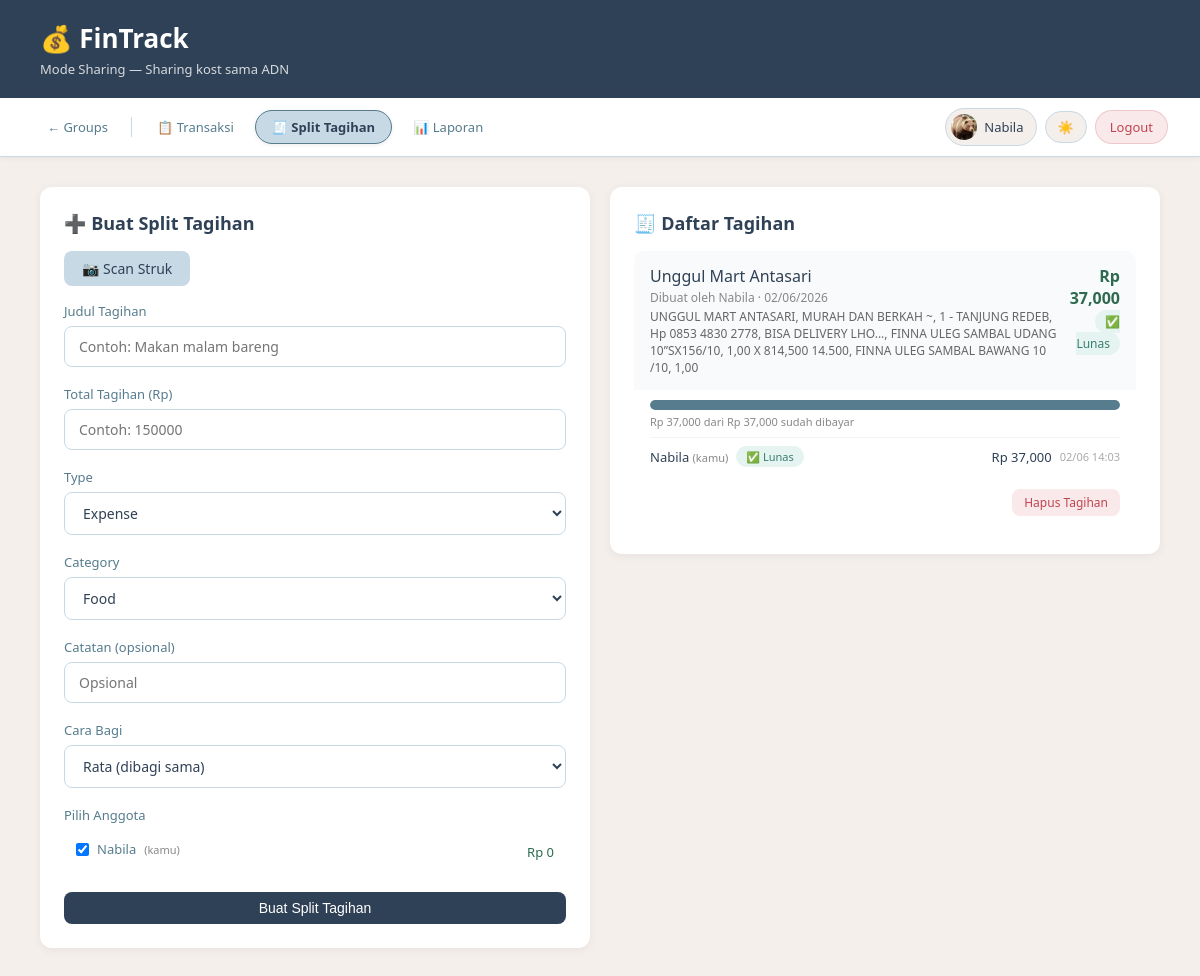
The app's page /groups/1/split (signed in), older data.
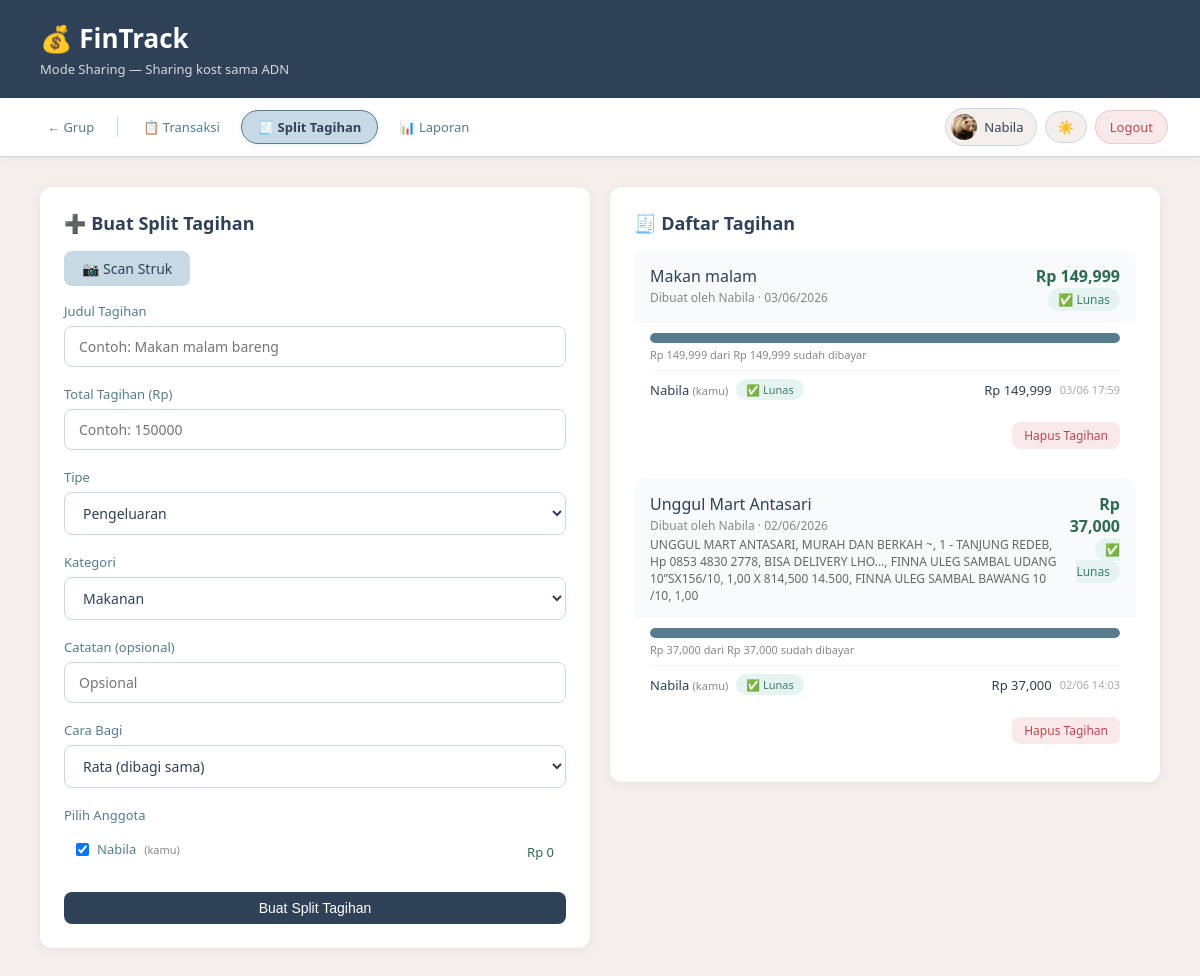
The same page, newer data.
### app.py (models this page shows)
class GroupMember(db.Model):
    id        = db.Column(db.Integer, primary_key=True)
    group_id  = db.Column(db.Integer, db.ForeignKey('group.id'), nullable=False)
    user_id   = db.Column(db.Integer, db.ForeignKey('user.id'),  nullable=False)
    role      = db.Column(db.String(10), default='member')  # admin / member
    joined_at = db.Column(db.DateTime,  default=datetime.utcnow)
    user      = db.relationship('User', backref='group_memberships')

class User(UserMixin, db.Model):
    id           = db.Column(db.Integer, primary_key=True)
    name         = db.Column(db.String(100), nullable=False)
    email        = db.Column(db.String(100), unique=True, nullable=False)
    password     = db.Column(db.String(200), nullable=False)
    photo        = db.Column(db.String(200), nullable=True)
    language     = db.Column(db.String(5),  default='id')
    theme        = db.Column(db.String(10), default='light')
    notif_popup  = db.Column(db.Boolean,    default=True)
    timezone     = db.Column(db.String(50), default='Asia/Jakarta')
    created_at   = db.Column(db.DateTime,   default=datetime.utcnow)
    transactions = db.relationship('Transaction', backref='user', lazy=True)

class SplitBill(db.Model):
    id           = db.Column(db.Integer, primary_key=True)
    group_id     = db.Column(db.Integer, db.ForeignKey('group.id'),  nullable=False)
    created_by   = db.Column(db.Integer, db.ForeignKey('user.id'),   nullable=False)
    title        = db.Column(db.String(100), nullable=False)
    total_amount = db.Column(db.Float,       nullable=False)
    note         = db.Column(db.String(200), nullable=True)
    created_at   = db.Column(db.DateTime,    default=datetime.utcnow)
    splits       = db.relationship('SplitDetail', backref='bill', lazy=True)
    creator      = db.relationship('User', backref='split_bills')

class SplitDetail(db.Model):
    id      = db.Column(db.Integer, primary_key=True)
    bill_id = db.Column(db.Integer, db.ForeignKey('split_bill.id'), nullable=False)
    user_id = db.Column(db.Integer, db.ForeignKey('user.id'),       nullable=False)
    amount  = db.Column(db.Float,   nullable=False)
    is_paid = db.Column(db.Boolean, default=False)
    paid_at = db.Column(db.DateTime, nullable=True)
    user    = db.relationship('User', backref='split_details')

### app.py (the view)
@app.route('/groups/<int:group_id>/split')
@login_required
def split_list(group_id):
    group  = Group.query.get_or_404(group_id)
    member = GroupMember.query.filter_by(group_id=group_id, user_id=current_user.id).first()
    if not member:
        flash('Kamu bukan anggota grup ini!', 'danger')
        return redirect(url_for('groups'))
    bills   = SplitBill.query.filter_by(group_id=group_id)\
                       .order_by(SplitBill.created_at.desc()).all()
    members = GroupMember.query.filter_by(group_id=group_id).all()
    return render_template('split_bill.html', group=group, bills=bills,
                           members=members, current_user=current_user)

### app.py (called while the page is built)
@login_manager.user_loader
def load_user(user_id):
    return User.query.get(int(user_id))

@app.context_processor
def inject_translation():
    lang = current_user.language if current_user.is_authenticated else 'id'
    return dict(t=get_translation(lang))

### translations.py (called while the page is built)
def get_translation(lang='id'):
    return TRANSLATIONS.get(lang, TRANSLATIONS['id'])

### templates/split_bill.html (shortened to what the changed rows need)
<!DOCTYPE html>
<html lang="id">
<head>
    <link rel="stylesheet" href="{{ url_for('static', filename='style.css') }}">
</head>
<body>
<header>
    <h1>💰 FinTrack</h1>
</header>
{% set active = 'split' %}
<nav class="navbar">
    <a href="/groups" class="nav-back">← {{ t['nav_sharing'] }}</a>
    <a href="/groups/{{ group.id }}" class="nav-link{{ ' active' if active == 'detail' else '' }}">📋 Transaksi</a>
    <a href="/groups/{{ group.id }}/split" class="nav-link{{ ' active' if active == 'split' else '' }}">🧾 Split Tagihan</a>
    <a href="/groups/{{ group.id }}/report" class="nav-link{{ ' active' if active == 'report' else '' }}">📊 Laporan</a>
    <div class="nav-right">
        <div class="user-chip">
        </div>
        <button class="theme-toggle" onclick="toggleTheme()">
        </button>
        <a href="/logout" class="btn-logout">Logout</a>
    </div>
</nav>
<main>
    <div style="display:grid; grid-template-columns:1fr 1fr; gap:20px;">
        <div class="card">
            <h2>➕ Buat Split Tagihan</h2>
            <form method="POST" action="/groups/{{ group.id }}/split/create"
                  id="split-form" style="margin-top:16px;">
                <div class="form-group">
                <label>{{ t['form_type'] }}</label>
                <select name="type">
                    <option value="expense">{{ t['expense'] }}</option>
                </select>
            </div>
            <div class="form-group">
                <label>{{ t['form_category'] }}</label>
                <select name="category">
                    <option value="Makanan">{{ t['food'] }}</option>
                </select>
            </div>
                <div class="form-group">
                    <div style="display:flex; flex-direction:column; gap:8px; margin-top:4px;">
                        {% for m in members %}
                        <div style="display:flex; align-items:center;
                                    justify-content:space-between; padding:10px 12px;
                                    border:0.5px solid var(--color-border-tertiary);
                                    border-radius:8px;">
                            <label style="display:flex; align-items:center;
                                          gap:8px; cursor:pointer; font-weight:400;">
                                <input type="checkbox" name="member_ids"
                                       value="{{ m.user_id }}"
                                       onchange="updateEqual()"
                                       {{ 'checked' if m.user_id == current_user.id }}>
                                {{ m.user.name }}
                                {% if m.user_id == current_user.id %}
                                <span style="font-size:11px; color:#888;">(kamu)</span>
                                {% endif %}
                            </label>
                            <span class="equal-info"
                                  style="font-size:13px; color:#2d6a4f; font-weight:500;">
                            </span>
                        </div>
                        {% endfor %}
                    </div>
                </div>
            </form>
        </div>
        <div>
            <div class="card">
                <h2>🧾 Daftar Tagihan</h2>
                {% if bills %}
                    <div style="display:flex; flex-direction:column;
                                gap:16px; margin-top:16px;">
                        {% for bill in bills %}
                        {% set total_paid = bill.splits
                             |selectattr('is_paid','equalto',true)
                             |sum(attribute='amount') %}
                        {% set all_paid = bill.splits|selectattr('is_paid','equalto',false)|list|length == 0 %}
                        <div style="border:0.5px solid var(--color-border-tertiary);
                                    border-radius:10px; overflow:hidden;">
                            <div style="padding:14px 16px; background:#f9fafb;
                                        display:flex; justify-content:space-between;
                                        align-items:flex-start;">
                                <div>
                                    <p style="font-weight:500; margin-bottom:2px;">
                                        {{ bill.title }}
                                    </p>
                                    <p style="font-size:12px; color:#888;">
                                        Dibuat oleh {{ bill.creator.name }} ·
                                        {{ bill.created_at.strftime('%d/%m/%Y') }}
                                    </p>
                                    {% if bill.note %}
                                    <p style="font-size:12px; color:#666; margin-top:2px;">
                                        {{ bill.note }}
                                    </p>
                                    {% endif %}
                                </div>
                                <div style="text-align:right;">
                                    <p style="font-weight:600; color:#2d6a4f;">
                                        Rp {{ "{:,.0f}".format(bill.total_amount) }}
                                    </p>
                                    {% if all_paid %}
                                    <span class="badge badge-income">✅ Lunas</span>
                                    {% else %}
                                    <span class="badge badge-expense">⏳ Belum lunas</span>
                                    {% endif %}
                                </div>
                            </div>
                            {% if bill.total_amount > 0 %}
                            {% set pct_paid = (total_paid / bill.total_amount * 100) %}
                            <div style="padding:0 16px;">
                                <div class="progress-bar-bg" style="margin:10px 0 4px;">
                                    <div class="progress-bar-fill fill-safe"
                                         style="width:{{ pct_paid }}%"></div>
                                </div>
                                <p style="font-size:11px; color:#888; margin-bottom:8px;">
                                    Rp {{ "{:,.0f}".format(total_paid) }} dari
                                    Rp {{ "{:,.0f}".format(bill.total_amount) }} sudah dibayar
                                </p>
                            </div>
                            {% endif %}
                            <div style="padding:0 16px 14px;">
                                {% for detail in bill.splits %}
                                <div style="display:flex; justify-content:space-between;
                                            align-items:center; padding:8px 0;
                                            border-top:0.5px solid #f3f4f6;">
                                    <div style="display:flex; align-items:center; gap:8px;">
                                        <span style="font-size:13px;">
                                            {{ detail.user.name }}
                                            {% if detail.user_id == current_user.id %}
                                            <span style="font-size:11px; color:#888;">(kamu)</span>
                                            {% endif %}
                                        </span>
                                        {% if detail.is_paid %}
                                        <span class="badge badge-income"
                                              style="font-size:11px;">✅ Lunas</span>
                                        {% else %}
                                        <span class="badge badge-expense"
                                              style="font-size:11px;">Belum</span>
                                        {% endif %}
                                    </div>
                                    <div style="display:flex; align-items:center; gap:8px;">
                                        <span style="font-weight:500; font-size:13px;">
                                            Rp {{ "{:,.0f}".format(detail.amount) }}
                                        </span>
                                        {% if detail.paid_at %}
                                        <span style="font-size:11px; color:#aaa;">
                                            {{ detail.paid_at.strftime('%d/%m %H:%M') }}
                                        </span>
                                        {% endif %}
                                    </div>
                                </div>
                                {% endfor %}
                            </div>
                            {% if bill.created_by == current_user.id %}
                            <div style="padding:0 16px 14px; text-align:right;">
                                <a href="/groups/{{ group.id }}/split/{{ bill.id }}/delete"
                                   class="btn btn-danger"
                                   style="font-size:12px;"
                                   onclick="return confirm('Yakin hapus split tagihan ini?')">
                                    Hapus Tagihan
                                </a>
                            </div>
                            {% endif %}
                        </div>
                        {% endfor %}
                    </div>
                {% else %}
                    <p class="empty-msg">Belum ada split tagihan.</p>
                {% endif %}
            </div>
        </div>
    </div>
</main>
</body>
</html>

Row changes from the older to the newer data that the page shows:
added SplitBill: title "Makan malam", creator.name "Nabila", created_at "03/06/2026", total_amount "149,999", {{ pct_paid }} 100.0 (drawn), total_paid "149,999"
added SplitDetail: user.name "Nabila", shows "(kamu)", is_paid "✅ Lunas", amount "149,999", paid_at "03/06 17:59", shown under "Makan malam"
Text that changed along with them:
{{ t['nav_sharing'] }}: "Groups" → "Grup"
{{ t['form_type'] }}: "Type" → "Tipe"
form field type: "Expense" → "Pengeluaran"
{{ t['form_category'] }}: "Category" → "Kategori"
form field category: "Food" → "Makanan"
